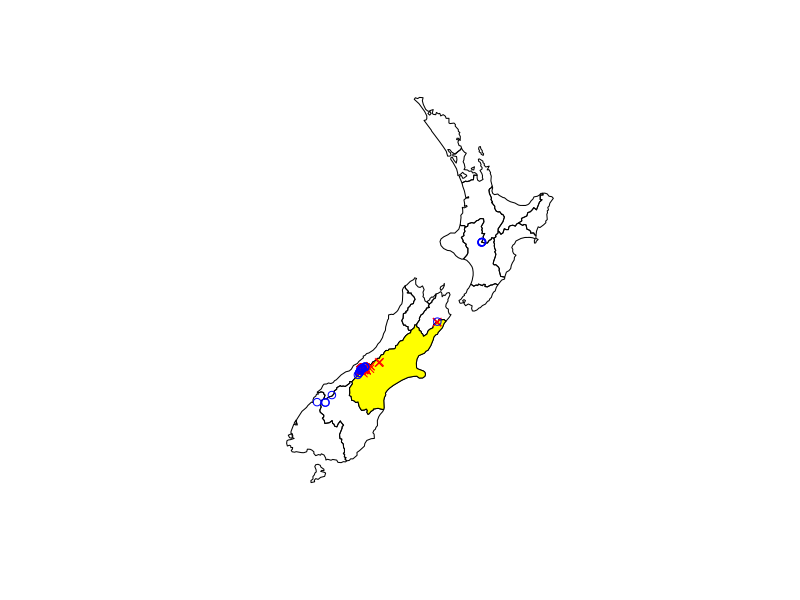
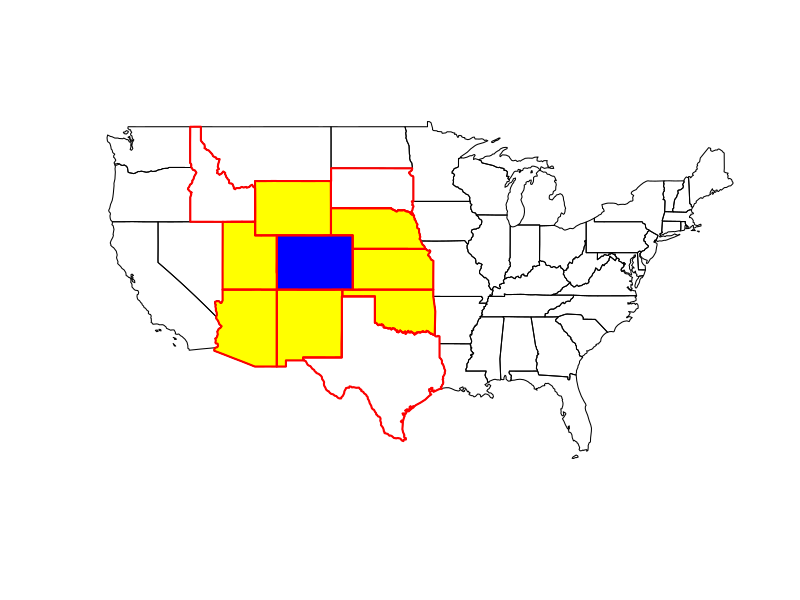

Source code (R) for these figures, in order:
## ---- chunk 1
knitr::opts_chunk$set(echo = TRUE)
## ---- chunk 2
library(sf)
library(dplyr)
library(spData) #data package needed for this lab
## ---- chunk 3
data("nz_height")
data("nz")
## ---- chunk 4
#Enter your code chunk that solves the question. Please leave comments as in detail as possible to show your logical development. 

#For example, you can start with:
#Subset the boundary of Canterbury from nz, using attribute subsetting.

canterbury = nz |> filter(Name == "Canterbury") #Subset the boundary of Canterbury from nz, using attribute subsetting. 
canterbury_height = nz_height[canterbury, ] #Subset the high points from nz_height that are intersected by Canterbury, using spatial subsetting. 

#Subset the high points from nz_height that are intersected by Canterbury, using spatial subsetting.
high_points <- nrow(canterbury_height)
high_points
## ---- chunk 5
#Enter your code chunk that creates the plot.
plot(st_geometry(nz))
plot(st_geometry(canterbury), col = "yellow", add = TRUE)

# Plot high points in Canterbury in red X (if any)
if (nrow(canterbury_height) > 0) {
  coords_canterbury_height <- st_coordinates(canterbury_height)
  points(coords_canterbury_height, col = "red", pch = 4)
}

# Plot high points in other parts of New Zealand in blue circle (if any)
other_heights <- nz_height[canterbury, , op=st_disjoint]
if (nrow(other_heights) > 0) {
  coords_other_height <- st_coordinates(other_heights)
  points(coords_other_height, col = "blue", pch = 1)
}
## ---- chunk 6
#Enter your code chunk that answers the question.
nz_height_region <- st_join(nz_height, nz)

# Aggregate the high points count per region and calculate the average elevation
aggregate_data <- nz_height_region %>%
  group_by(Name) %>%
  summarize(Count = n(), Average_Elevation = mean(elevation))

# Find the region with the second highest number of high points
aggregate_data <- aggregate_data[order(-aggregate_data$Count),]
second_highest <- aggregate_data[2, ]
second_highest
## ---- chunk 7
data(us_states)

#Enter your code to generate the map. 
colorado <- us_states[us_states$NAME == "Colorado", ]

# plotting all us states
plot(st_geometry(us_states))

# plot colarado in blue
plot(st_geometry(colorado), col = "blue", add = TRUE)

# find the contigous states, and plot it in yellow
contiguos_states_indices <- st_touches(colorado, us_states)[[1]]
contigous_states <- us_states[contiguos_states_indices, ]
plot(st_geometry(contigous_states), col = "yellow", add = TRUE)

# find states within 200 miles of colarado and plot with red outline
states_within_200_indices <- st_is_within_distance(colorado, us_states, dist = 200*1609.34)
near_states <- us_states[unlist(states_within_200_indices), ]
plot(st_geometry(near_states), border = "red", add = TRUE, lwd = 2)
## ---- chunk 8
